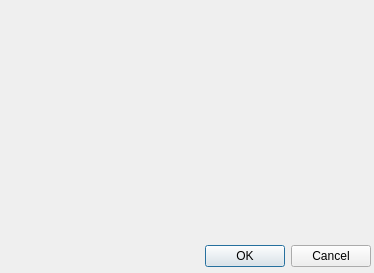
<?xml version="1.0" encoding="UTF-8"?>
<ui version="4.0">
 <class>ColorExtractionSettingsDialog</class>
 <widget class="QDialog" name="ColorExtractionSettingsDialog">
  <property name="geometry">
   <rect>
    <x>0</x>
    <y>0</y>
    <width>374</width>
    <height>273</height>
   </rect>
  </property>
  <property name="windowTitle">
   <string>Dialog</string>
  </property>
  <widget class="QDialogButtonBox" name="buttonBox">
   <property name="geometry">
    <rect>
     <x>30</x>
     <y>240</y>
     <width>341</width>
     <height>32</height>
    </rect>
   </property>
   <property name="orientation">
    <enum>Qt::Horizontal</enum>
   </property>
   <property name="standardButtons">
    <set>QDialogButtonBox::Cancel|QDialogButtonBox::Ok</set>
   </property>
  </widget>
 </widget>
 <resources/>
 <connections>
  <connection>
   <sender>buttonBox</sender>
   <signal>accepted()</signal>
   <receiver>ColorExtractionSettingsDialog</receiver>
   <slot>accept()</slot>
   <hints>
    <hint type="sourcelabel">
     <x>248</x>
     <y>254</y>
    </hint>
    <hint type="destinationlabel">
     <x>157</x>
     <y>274</y>
    </hint>
   </hints>
  </connection>
  <connection>
   <sender>buttonBox</sender>
   <signal>rejected()</signal>
   <receiver>ColorExtractionSettingsDialog</receiver>
   <slot>reject()</slot>
   <hints>
    <hint type="sourcelabel">
     <x>316</x>
     <y>260</y>
    </hint>
    <hint type="destinationlabel">
     <x>286</x>
     <y>274</y>
    </hint>
   </hints>
  </connection>
 </connections>
</ui>
